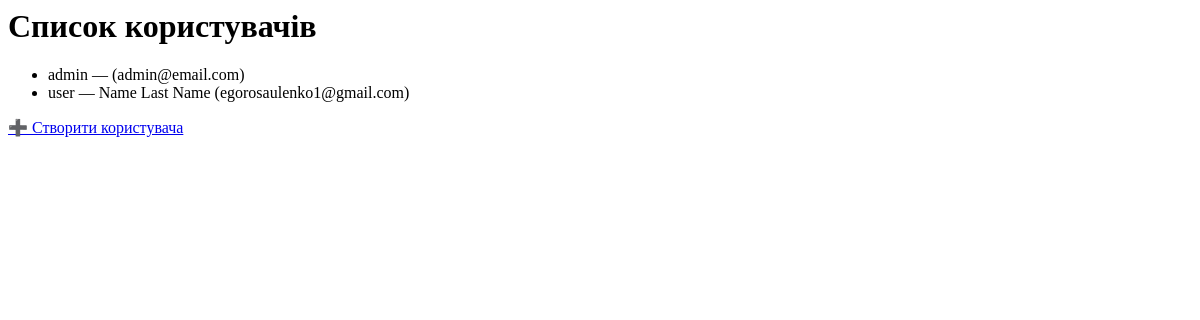
Before: /users/ with the older database file.
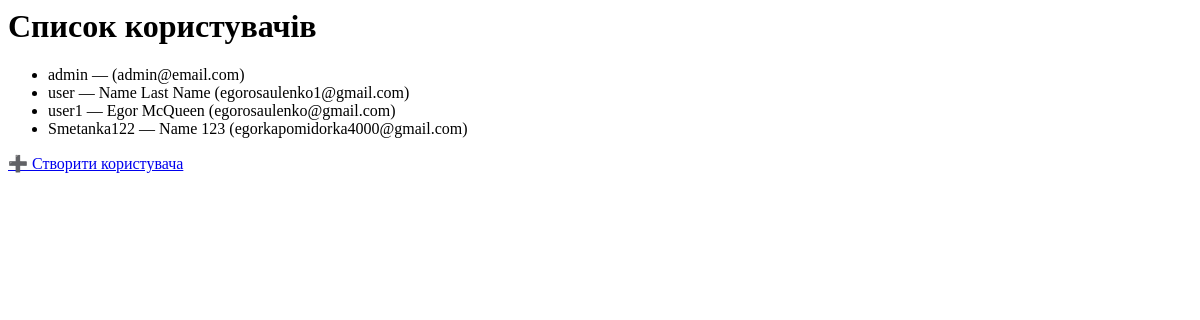
After: the same page with the newer database file.
### tournaments/models.py (models this page shows, shortened)
class User(AbstractUser):
    bio = models.TextField(blank=True, null=True)

### tournaments/views.py (the view)
# urls.py: path('users/', views.get_users, name="get_users" ),
def get_users(request):
    users = User.objects.all()
    return render(request=request, template_name='users.html',context=dict(users=users))

### tournaments/templates/users.html (shortened to what this page needs)
<h1>Список користувачів</h1>
<ul>
    {% for user in users %}
        <li>
            {{ user.username }} — {{ user.first_name }} {{ user.last_name }}
            ({{ user.email }})
        </li>
    {% empty %}
        <li>Поки немає користувачів</li>
    {% endfor %}
</ul>
<p><a href="{% url 'create_user' %}">➕ Створити користувача</a></p>

Changed rows visible on the page:
added User: username "user1", first_name "Egor", last_name "McQueen", email "egorosaulenko@gmail.com"
added User: username "Smetanka122", first_name "Name", last_name "123", email "egorkapomidorka4000@gmail.com"
